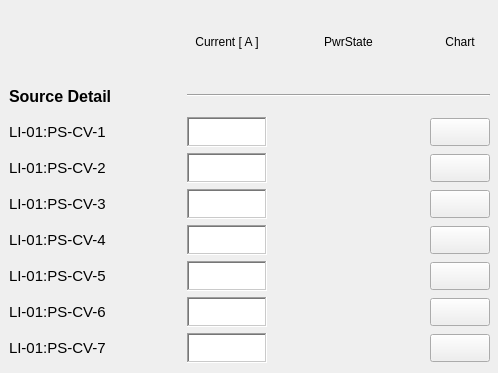
       <widget class="QWidget" name="scrollAreaWidgetContents_3">
        <property name="geometry">
         <rect>
          <x>0</x>
          <y>0</y>
          <width>498</width>
          <height>373</height>
         </rect>
        </property>
        <widget class="QWidget" name="layoutWidget_2">
         <property name="geometry">
          <rect>
           <x>9</x>
           <y>9</y>
           <width>481</width>
           <height>354</height>
          </rect>
         </property>
         <layout class="QGridLayout" name="gridLayout_8">
          <item row="0" column="1">
           <widget class="PyDMLabel" name="PyDMLabel_38">
            <property name="toolTip">
             <string/>
            </property>
            <property name="text">
             <string>Current [ A ]</string>
            </property>
            <property name="alignment">
             <set>Qt::AlignCenter</set>
            </property>
           </widget>
          </item>
          <item row="0" column="2">
           <widget class="PyDMLabel" name="PyDMLabel_35">
            <property name="toolTip">
             <string/>
            </property>
            <property name="text">
             <string>PwrState</string>
            </property>
            <property name="alignment">
             <set>Qt::AlignCenter</set>
            </property>
           </widget>
          </item>
          <item row="0" column="3">
           <widget class="PyDMLabel" name="PyDMLabel_82">
            <property name="toolTip">
             <string/>
            </property>
            <property name="text">
             <string>Chart</string>
            </property>
            <property name="alignment">
             <set>Qt::AlignCenter</set>
            </property>
           </widget>
          </item>
          <item row="1" column="0">
           <widget class="PyDMLabel" name="PyDMLabel_83">
            <property name="minimumSize">
             <size>
              <width>172</width>
              <height>30</height>
             </size>
            </property>
            <property name="maximumSize">
             <size>
              <width>160</width>
              <height>30</height>
             </size>
            </property>
            <property name="font">
             <font>
              <pointsize>12</pointsize>
              <weight>75</weight>
              <bold>true</bold>
             </font>
            </property>
            <property name="toolTip">
             <string/>
            </property>
            <property name="text">
             <string>Source Detail</string>
            </property>
           </widget>
          </item>
          <item row="1" column="1" colspan="3">
           <widget class="Line" name="line_4">
            <property name="sizeIncrement">
             <size>
              <width>0</width>
              <height>0</height>
             </size>
            </property>
            <property name="baseSize">
             <size>
              <width>0</width>
              <height>0</height>
             </size>
            </property>
            <property name="autoFillBackground">
             <bool>false</bool>
            </property>
            <property name="frameShadow">
             <enum>QFrame::Sunken</enum>
            </property>
            <property name="lineWidth">
             <number>1</number>
            </property>
            <property name="midLineWidth">
             <number>0</number>
            </property>
            <property name="orientation">
             <enum>Qt::Horizontal</enum>
            </property>
           </widget>
          </item>
          <item row="2" column="0">
           <widget class="PyDMLabel" name="PyDMLabel_84">
            <property name="minimumSize">
             <size>
              <width>172</width>
              <height>30</height>
             </size>
            </property>
            <property name="maximumSize">
             <size>
              <width>172</width>
              <height>30</height>
             </size>
            </property>
            <property name="font">
             <font>
              <pointsize>11</pointsize>
             </font>
            </property>
            <property name="toolTip">
             <string/>
            </property>
            <property name="text">
             <string>LI-01:PS-CV-1</string>
            </property>
           </widget>
          </item>
          <item row="2" column="1">
           <widget class="PyDMLabel" name="PyDMLabel_39">
            <property name="enabled">
             <bool>true</bool>
            </property>
            <property name="minimumSize">
             <size>
              <width>80</width>
              <height>30</height>
             </size>
            </property>
            <property name="maximumSize">
             <size>
              <width>80</width>
              <height>30</height>
             </size>
            </property>
            <property name="toolTip">
             <string/>
            </property>
            <property name="accessibleDescription">
             <string/>
            </property>
            <property name="layoutDirection">
             <enum>Qt::LeftToRight</enum>
            </property>
            <property name="autoFillBackground">
             <bool>false</bool>
            </property>
            <property name="styleSheet">
             <string notr="true">background-color: qlineargradient(spread:pad, x1:0, y1:0, x2:1, y2:1, stop:0 rgba(255, 255, 255, 255), stop:1 rgba(255, 255, 255, 255));</string>
            </property>
            <property name="frameShape">
             <enum>QFrame::WinPanel</enum>
            </property>
            <property name="frameShadow">
             <enum>QFrame::Sunken</enum>
            </property>
            <property name="alignment">
             <set>Qt::AlignRight|Qt::AlignTrailing|Qt::AlignVCenter</set>
            </property>
            <property name="precision" stdset="0">
             <number>2</number>
            </property>
            <property name="precisionFromPV" stdset="0">
             <bool>false</bool>
            </property>
            <property name="channel" stdset="0">
             <string>LI-01:PS-CV-1:Current-Mon</string>
            </property>
           </widget>
          </item>
          <item row="2" column="3">
           <widget class="PyDMPushButton" name="PyDMPushButton_11">
            <property name="minimumSize">
             <size>
              <width>60</width>
              <height>28</height>
             </size>
            </property>
            <property name="maximumSize">
             <size>
              <width>60</width>
              <height>28</height>
             </size>
            </property>
            <property name="toolTip">
             <string/>
            </property>
           </widget>
          </item>
          <item row="3" column="0">
           <widget class="PyDMLabel" name="PyDMLabel_33">
            <property name="minimumSize">
             <size>
              <width>172</width>
              <height>30</height>
             </size>
            </property>
            <property name="maximumSize">
             <size>
              <width>172</width>
              <height>30</height>
             </size>
            </property>
            <property name="font">
             <font>
              <pointsize>11</pointsize>
             </font>
            </property>
            <property name="toolTip">
             <string/>
            </property>
            <property name="text">
             <string>LI-01:PS-CV-2</string>
            </property>
           </widget>
          </item>
          <item row="3" column="1">
           <widget class="PyDMLabel" name="PyDMLabel_85">
            <property name="enabled">
             <bool>true</bool>
            </property>
            <property name="minimumSize">
             <size>
              <width>80</width>
              <height>30</height>
             </size>
            </property>
            <property name="maximumSize">
             <size>
              <width>80</width>
              <height>30</height>
             </size>
            </property>
            <property name="toolTip">
             <string/>
            </property>
            <property name="accessibleDescription">
             <string/>
            </property>
            <property name="layoutDirection">
             <enum>Qt::LeftToRight</enum>
            </property>
            <property name="autoFillBackground">
             <bool>false</bool>
            </property>
            <property name="styleSheet">
             <string notr="true">background-color: qlineargradient(spread:pad, x1:0, y1:0, x2:1, y2:1, stop:0 rgba(255, 255, 255, 255), stop:1 rgba(255, 255, 255, 255));</string>
            </property>
            <property name="frameShape">
             <enum>QFrame::WinPanel</enum>
            </property>
            <property name="frameShadow">
             <enum>QFrame::Sunken</enum>
            </property>
            <property name="alignment">
             <set>Qt::AlignRight|Qt::AlignTrailing|Qt::AlignVCenter</set>
            </property>
            <property name="precision" stdset="0">
             <number>2</number>
            </property>
            <property name="precisionFromPV" stdset="0">
             <bool>false</bool>
            </property>
            <property name="channel" stdset="0">
             <string>LI-01:PS-CV-2:Current-Mon</string>
            </property>
           </widget>
          </item>
          <item row="3" column="3">
           <widget class="PyDMPushButton" name="PyDMPushButton_12">
            <property name="minimumSize">
             <size>
              <width>60</width>
              <height>28</height>
             </size>
            </property>
            <property name="maximumSize">
             <size>
              <width>60</width>
              <height>28</height>
             </size>
            </property>
            <property name="toolTip">
             <string/>
            </property>
           </widget>
          </item>
          <item row="4" column="0">
           <widget class="PyDMLabel" name="pv02raps01_2">
            <property name="minimumSize">
             <size>
              <width>172</width>
              <height>30</height>
             </size>
            </property>
            <property name="maximumSize">
             <size>
              <width>172</width>
              <height>30</height>
             </size>
            </property>
            <property name="font">
             <font>
              <pointsize>11</pointsize>
             </font>
            </property>
            <property name="toolTip">
             <string/>
            </property>
            <property name="text">
             <string>LI-01:PS-CV-3</string>
            </property>
           </widget>
          </item>
          <item row="4" column="1">
           <widget class="PyDMLabel" name="PyDMLabel_86">
            <property name="enabled">
             <bool>true</bool>
            </property>
            <property name="minimumSize">
             <size>
              <width>80</width>
              <height>30</height>
             </size>
            </property>
            <property name="maximumSize">
             <size>
              <width>80</width>
              <height>30</height>
             </size>
            </property>
            <property name="toolTip">
             <string/>
            </property>
            <property name="accessibleDescription">
             <string/>
            </property>
            <property name="layoutDirection">
             <enum>Qt::LeftToRight</enum>
            </property>
            <property name="autoFillBackground">
             <bool>false</bool>
            </property>
            <property name="styleSheet">
             <string notr="true">background-color: qlineargradient(spread:pad, x1:0, y1:0, x2:1, y2:1, stop:0 rgba(255, 255, 255, 255), stop:1 rgba(255, 255, 255, 255));</string>
            </property>
            <property name="frameShape">
             <enum>QFrame::WinPanel</enum>
            </property>
            <property name="frameShadow">
             <enum>QFrame::Sunken</enum>
            </property>
            <property name="alignment">
             <set>Qt::AlignRight|Qt::AlignTrailing|Qt::AlignVCenter</set>
            </property>
            <property name="precision" stdset="0">
             <number>2</number>
            </property>
            <property name="precisionFromPV" stdset="0">
             <bool>false</bool>
            </property>
            <property name="channel" stdset="0">
             <string>LI-01:PS-CV-3:Current-Mon</string>
            </property>
           </widget>
          </item>
          <item row="4" column="3">
           <widget class="PyDMPushButton" name="PyDMPushButton_13">
            <property name="minimumSize">
             <size>
              <width>60</width>
              <height>28</height>
             </size>
            </property>
            <property name="maximumSize">
             <size>
              <width>60</width>
              <height>28</height>
             </size>
            </property>
            <property name="toolTip">
             <string/>
            </property>
           </widget>
          </item>
          <item row="5" column="0">
           <widget class="PyDMLabel" name="pv02raps02_2">
            <property name="minimumSize">
             <size>
              <width>172</width>
              <height>30</height>
             </size>
            </property>
            <property name="maximumSize">
             <size>
              <width>172</width>
              <height>30</height>
             </size>
            </property>
            <property name="font">
             <font>
              <pointsize>11</pointsize>
             </font>
            </property>
            <property name="toolTip">
             <string/>
            </property>
            <property name="text">
             <string>LI-01:PS-CV-4</string>
            </property>
           </widget>
          </item>
          <item row="5" column="1">
           <widget class="PyDMLabel" name="PyDMLabel_87">
            <property name="enabled">
             <bool>true</bool>
            </property>
            <property name="minimumSize">
             <size>
              <width>80</width>
              <height>30</height>
             </size>
            </property>
            <property name="maximumSize">
             <size>
              <width>80</width>
              <height>30</height>
             </size>
            </property>
            <property name="toolTip">
             <string/>
            </property>
            <property name="accessibleDescription">
             <string/>
            </property>
            <property name="layoutDirection">
             <enum>Qt::LeftToRight</enum>
            </property>
            <property name="autoFillBackground">
             <bool>false</bool>
            </property>
            <property name="styleSheet">
             <string notr="true">background-color: qlineargradient(spread:pad, x1:0, y1:0, x2:1, y2:1, stop:0 rgba(255, 255, 255, 255), stop:1 rgba(255, 255, 255, 255));</string>
            </property>
            <property name="frameShape">
             <enum>QFrame::WinPanel</enum>
            </property>
            <property name="frameShadow">
             <enum>QFrame::Sunken</enum>
            </property>
            <property name="alignment">
             <set>Qt::AlignRight|Qt::AlignTrailing|Qt::AlignVCenter</set>
            </property>
            <property name="precision" stdset="0">
             <number>2</number>
            </property>
            <property name="showUnits" stdset="0">
             <bool>false</bool>
            </property>
            <property name="precisionFromPV" stdset="0">
             <bool>false</bool>
            </property>
            <property name="channel" stdset="0">
             <string>LI-01:PS-CV-4:Current-Mon</string>
            </property>
           </widget>
          </item>
          <item row="5" column="3">
           <widget class="PyDMPushButton" name="PyDMPushButton_14">
            <property name="minimumSize">
             <size>
              <width>60</width>
              <height>28</height>
             </size>
            </property>
            <property name="maximumSize">
             <size>
              <width>60</width>
              <height>28</height>
             </size>
            </property>
            <property name="toolTip">
             <string/>
            </property>
           </widget>
          </item>
          <item row="6" column="0">
           <widget class="PyDMLabel" name="pv03raps01_3">
            <property name="minimumSize">
             <size>
              <width>172</width>
              <height>30</height>
             </size>
            </property>
            <property name="maximumSize">
             <size>
              <width>172</width>
              <height>30</height>
             </size>
            </property>
            <property name="font">
             <font>
              <pointsize>11</pointsize>
             </font>
            </property>
            <property name="toolTip">
             <string/>
            </property>
            <property name="text">
             <string>LI-01:PS-CV-5</string>
            </property>
           </widget>
          </item>
          <item row="6" column="1">
           <widget class="PyDMLabel" name="PyDMLabel_88">
            <property name="enabled">
             <bool>true</bool>
            </property>
            <property name="minimumSize">
             <size>
              <width>80</width>
              <height>30</height>
             </size>
            </property>
            <property name="maximumSize">
             <size>
              <width>80</width>
              <height>30</height>
             </size>
            </property>
            <property name="toolTip">
             <string/>
            </property>
            <property name="accessibleDescription">
             <string/>
            </property>
            <property name="layoutDirection">
             <enum>Qt::LeftToRight</enum>
            </property>
            <property name="autoFillBackground">
             <bool>false</bool>
            </property>
            <property name="styleSheet">
             <string notr="true">background-color: qlineargradient(spread:pad, x1:0, y1:0, x2:1, y2:1, stop:0 rgba(255, 255, 255, 255), stop:1 rgba(255, 255, 255, 255));</string>
            </property>
            <property name="frameShape">
             <enum>QFrame::WinPanel</enum>
            </property>
            <property name="frameShadow">
             <enum>QFrame::Sunken</enum>
            </property>
            <property name="alignment">
             <set>Qt::AlignRight|Qt::AlignTrailing|Qt::AlignVCenter</set>
            </property>
            <property name="precision" stdset="0">
             <number>2</number>
            </property>
            <property name="precisionFromPV" stdset="0">
             <bool>false</bool>
            </property>
            <property name="channel" stdset="0">
             <string>LI-01:PS-CV-5:Current-Mon</string>
            </property>
           </widget>
          </item>
          <item row="6" column="3">
           <widget class="PyDMPushButton" name="PyDMPushButton_16">
            <property name="minimumSize">
             <size>
              <width>60</width>
              <height>28</height>
             </size>
            </property>
            <property name="maximumSize">
             <size>
              <width>60</width>
              <height>28</height>
             </size>
            </property>
            <property name="toolTip">
             <string/>
            </property>
           </widget>
          </item>
          <item row="7" column="0">
           <widget class="PyDMLabel" name="pv03raps01_4">
            <property name="minimumSize">
             <size>
              <width>172</width>
              <height>30</height>
             </size>
            </property>
            <property name="maximumSize">
             <size>
              <width>172</width>
              <height>30</height>
             </size>
            </property>
            <property name="font">
             <font>
              <pointsize>11</pointsize>
             </font>
            </property>
            <property name="toolTip">
             <string/>
            </property>
            <property name="text">
             <string>LI-01:PS-CV-6</string>
            </property>
           </widget>
          </item>
          <item row="7" column="1">
           <widget class="PyDMLabel" name="PyDMLabel_89">
            <property name="enabled">
             <bool>true</bool>
            </property>
            <property name="minimumSize">
             <size>
              <width>80</width>
              <height>30</height>
             </size>
            </property>
            <property name="maximumSize">
             <size>
              <width>80</width>
              <height>30</height>
             </size>
            </property>
            <property name="toolTip">
             <string/>
            </property>
            <property name="accessibleDescription">
             <string/>
            </property>
            <property name="layoutDirection">
             <enum>Qt::LeftToRight</enum>
            </property>
            <property name="autoFillBackground">
             <bool>false</bool>
            </property>
            <property name="styleSheet">
             <string notr="true">background-color: qlineargradient(spread:pad, x1:0, y1:0, x2:1, y2:1, stop:0 rgba(255, 255, 255, 255), stop:1 rgba(255, 255, 255, 255));</string>
            </property>
            <property name="frameShape">
             <enum>QFrame::WinPanel</enum>
            </property>
            <property name="frameShadow">
             <enum>QFrame::Sunken</enum>
            </property>
            <property name="alignment">
             <set>Qt::AlignRight|Qt::AlignTrailing|Qt::AlignVCenter</set>
            </property>
            <property name="precision" stdset="0">
             <number>2</number>
            </property>
            <property name="precisionFromPV" stdset="0">
             <bool>false</bool>
            </property>
            <property name="channel" stdset="0">
             <string>LI-01:PS-CV-6:Current-Mon</string>
            </property>
           </widget>
          </item>
          <item row="7" column="3">
           <widget class="PyDMPushButton" name="PyDMPushButton_17">
            <property name="minimumSize">
             <size>
              <width>60</width>
              <height>28</height>
             </size>
            </property>
            <property name="maximumSize">
             <size>
              <width>60</width>
              <height>28</height>
             </size>
            </property>
            <property name="toolTip">
             <string/>
            </property>
           </widget>
          </item>
          <item row="8" column="0">
           <widget class="PyDMLabel" name="pv04raps01_2">
            <property name="minimumSize">
             <size>
              <width>172</width>
              <height>30</height>
             </size>
            </property>
            <property name="maximumSize">
             <size>
              <width>172</width>
              <height>30</height>
             </size>
            </property>
            <property name="font">
             <font>
              <pointsize>11</pointsize>
             </font>
            </property>
            <property name="toolTip">
             <string/>
            </property>
            <property name="text">
             <string>LI-01:PS-CV-7</string>
            </property>
           </widget>
          </item>
          <item row="8" column="1">
           <widget class="PyDMLabel" name="PyDMLabel_90">
            <property name="enabled">
             <bool>true</bool>
            </property>
            <property name="minimumSize">
             <size>
              <width>80</width>
              <height>30</height>
             </size>
            </property>
            <property name="maximumSize">
             <size>
              <width>80</width>
              <height>30</height>
             </size>
            </property>
            <property name="toolTip">
             <string/>
            </property>
            <property name="accessibleDescription">
             <string/>
            </property>
            <property name="layoutDirection">
             <enum>Qt::LeftToRight</enum>
            </property>
            <property name="autoFillBackground">
             <bool>false</bool>
            </property>
            <property name="styleSheet">
             <string notr="true">background-color: qlineargradient(spread:pad, x1:0, y1:0, x2:1, y2:1, stop:0 rgba(255, 255, 255, 255), stop:1 rgba(255, 255, 255, 255));</string>
            </property>
            <property name="frameShape">
             <enum>QFrame::WinPanel</enum>
            </property>
            <property name="frameShadow">
             <enum>QFrame::Sunken</enum>
            </property>
            <property name="alignment">
             <set>Qt::AlignRight|Qt::AlignTrailing|Qt::AlignVCenter</set>
            </property>
            <property name="precision" stdset="0">
             <number>2</number>
            </property>
            <property name="precisionFromPV" stdset="0">
             <bool>false</bool>
            </property>
            <property name="channel" stdset="0">
             <string>LI-01:PS-CV-7:Current-Mon</string>
            </property>
           </widget>
          </item>
          <item row="8" column="3">
           <widget class="PyDMPushButton" name="PyDMPushButton_18">
            <property name="minimumSize">
             <size>
              <width>60</width>
              <height>28</height>
             </size>
            </property>
            <property name="maximumSize">
             <size>
              <width>60</width>
              <height>28</height>
             </size>
            </property>
            <property name="toolTip">
             <string/>
            </property>
           </widget>
          </item>
          <item row="2" column="2">
           <widget class="SiriusLedAlert" name="led_corrcv1">
            <property name="toolTip">
             <string/>
            </property>
            <property name="onColor">
             <color>
              <red>0</red>
              <green>140</green>
              <blue>0</blue>
             </color>
            </property>
            <property name="offColor">
             <color>
              <red>207</red>
              <green>0</green>
              <blue>0</blue>
             </color>
            </property>
            <property name="channel" stdset="0">
             <string>LI-01:PS-CV-1:DiagStatus-Mon</string>
            </property>
           </widget>
          </item>
          <item row="3" column="2">
           <widget class="SiriusLedAlert" name="led_corrcv2">
            <property name="toolTip">
             <string/>
            </property>
            <property name="onColor">
             <color>
              <red>0</red>
              <green>140</green>
              <blue>0</blue>
             </color>
            </property>
            <property name="offColor">
             <color>
              <red>207</red>
              <green>0</green>
              <blue>0</blue>
             </color>
            </property>
            <property name="channel" stdset="0">
             <string>LI-01:PS-CV-2:DiagStatus-Mon</string>
            </property>
           </widget>
          </item>
          <item row="4" column="2">
           <widget class="SiriusLedAlert" name="led_corrcv3">
            <property name="toolTip">
             <string/>
            </property>
            <property name="onColor">
             <color>
              <red>0</red>
              <green>140</green>
              <blue>0</blue>
             </color>
            </property>
            <property name="offColor">
             <color>
              <red>207</red>
              <green>0</green>
              <blue>0</blue>
             </color>
            </property>
            <property name="channel" stdset="0">
             <string>LI-01:PS-CV-3:DiagStatus-Mon</string>
            </property>
           </widget>
          </item>
          <item row="5" column="2">
           <widget class="SiriusLedAlert" name="led_corrcv4">
            <property name="toolTip">
             <string/>
            </property>
            <property name="onColor">
             <color>
              <red>0</red>
              <green>140</green>
              <blue>0</blue>
             </color>
            </property>
            <property name="offColor">
             <color>
              <red>207</red>
              <green>0</green>
              <blue>0</blue>
             </color>
            </property>
            <property name="channel" stdset="0">
             <string>LI-01:PS-CV-4:DiagStatus-Mon</string>
            </property>
           </widget>
          </item>
          <item row="6" column="2">
           <widget class="SiriusLedAlert" name="led_corrcv5">
            <property name="toolTip">
             <string/>
            </property>
            <property name="onColor">
             <color>
              <red>0</red>
              <green>140</green>
              <blue>0</blue>
             </color>
            </property>
            <property name="offColor">
             <color>
              <red>207</red>
              <green>0</green>
              <blue>0</blue>
             </color>
            </property>
            <property name="channel" stdset="0">
             <string>LI-01:PS-CV-5:DiagStatus-Mon</string>
            </property>
           </widget>
          </item>
          <item row="7" column="2">
           <widget class="SiriusLedAlert" name="led_corrcv6">
            <property name="toolTip">
             <string/>
            </property>
            <property name="onColor">
             <color>
              <red>0</red>
              <green>140</green>
              <blue>0</blue>
             </color>
            </property>
            <property name="offColor">
             <color>
              <red>207</red>
              <green>0</green>
              <blue>0</blue>
             </color>
            </property>
            <property name="channel" stdset="0">
             <string>LI-01:PS-CV-6:DiagStatus-Mon</string>
            </property>
           </widget>
          </item>
          <item row="8" column="2">
           <widget class="SiriusLedAlert" name="led_corrcv7">
            <property name="toolTip">
             <string/>
            </property>
            <property name="onColor">
             <color>
              <red>0</red>
              <green>140</green>
              <blue>0</blue>
             </color>
            </property>
            <property name="offColor">
             <color>
              <red>207</red>
              <green>0</green>
              <blue>0</blue>
             </color>
            </property>
            <property name="channel" stdset="0">
             <string>LI-01:PS-CV-7:DiagStatus-Mon</string>
            </property>
           </widget>
          </item>
         </layout>
        </widget>
       </widget>
